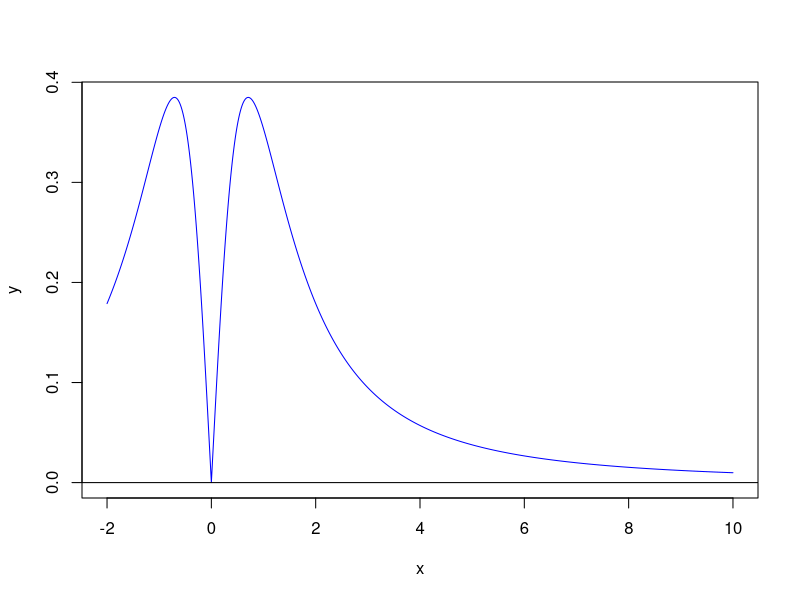
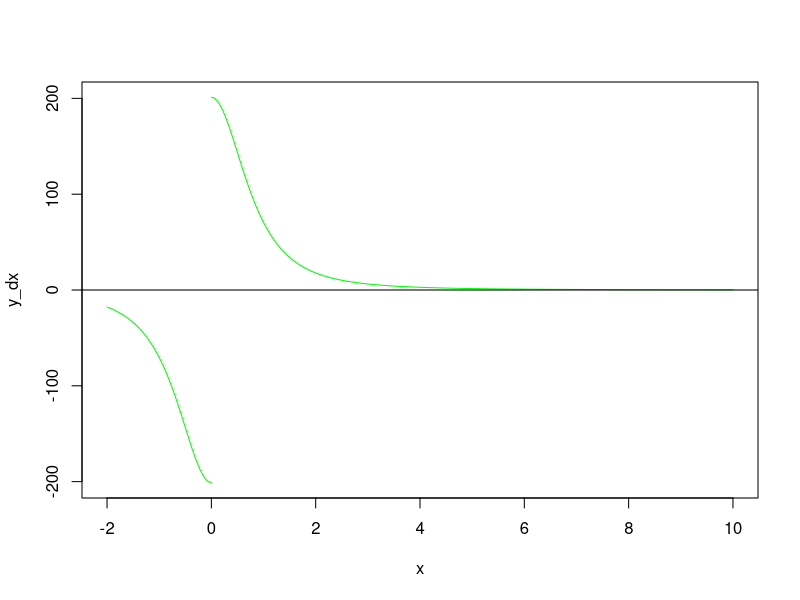
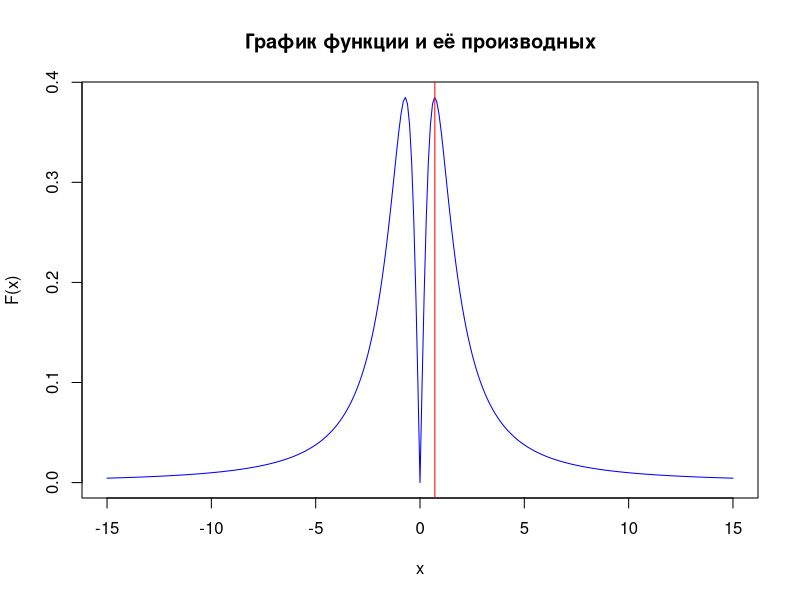

Generate these figures, in order, with R:
## ---- chunk 1
R = 1

get_lightness <- function(height){
  angle = atan(R/height)
  distance = (R^2 + height^2)
  return (cos(angle)/distance)
} 


get_leghtness_dh <- function(h){
  dh <- 0.01 * h
  return ((get_lightness(h + dh) + get_lightness(h))/dh)
}
get_leghtness_dh(1)
## ---- chunk 2
x <- seq(-2, 10, 0.0001)
y <- get_lightness(x)
y_dx <- get_leghtness_dh(x)

plot(x, y, type='l', col='blue')
abline(h=0)
plot(x, y_dx, type='l', col='green')
abline(h=0)
## ---- chunk 3
x_prev <- 5.01
x <- 5
y_prev <- get_lightness(x_prev) 
y <- get_lightness(x)

counter <- 0
while(abs(y - y_prev) > 1e-7){
  tmp_x <- x
  x <- x + 0.005 * (y - y_prev) / (x - x_prev)
  x_prev = tmp_x 
  y_prev = y
  y = get_lightness(x)
  counter <- counter + 1
}

x
counter

x_ <- seq(-15, 15, 0.1)
y <- get_lightness(x_)
p = plot(x_, y, type = "l", col = "blue", main = "График функции и её производных",
     xlab = "x", ylab = "F(x)")
abline(v=x, col="red")
